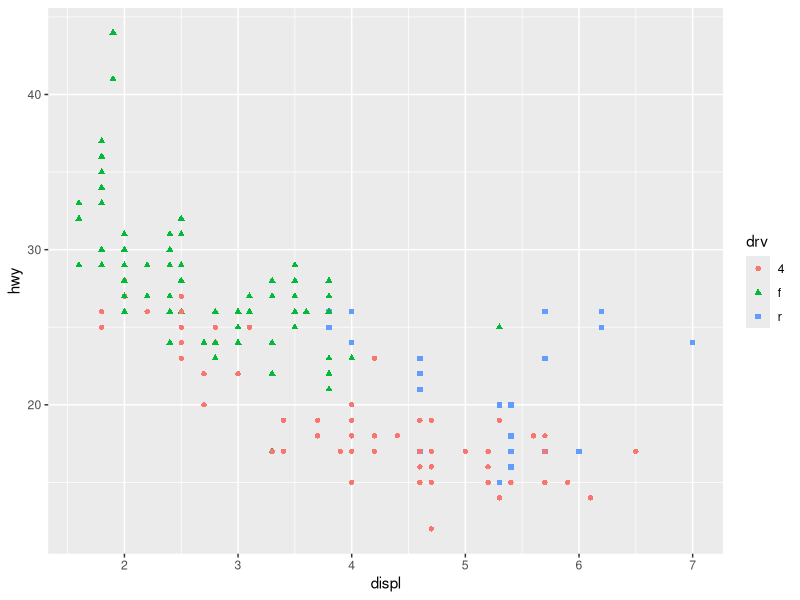
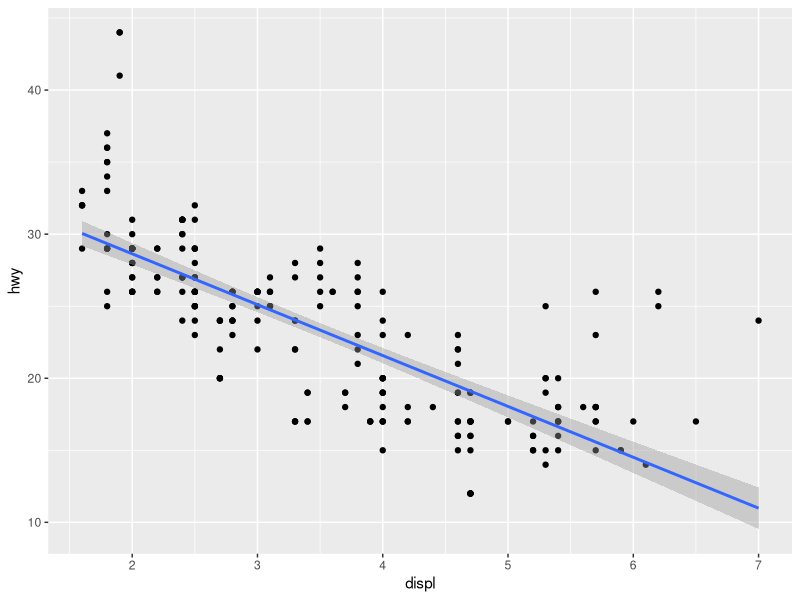
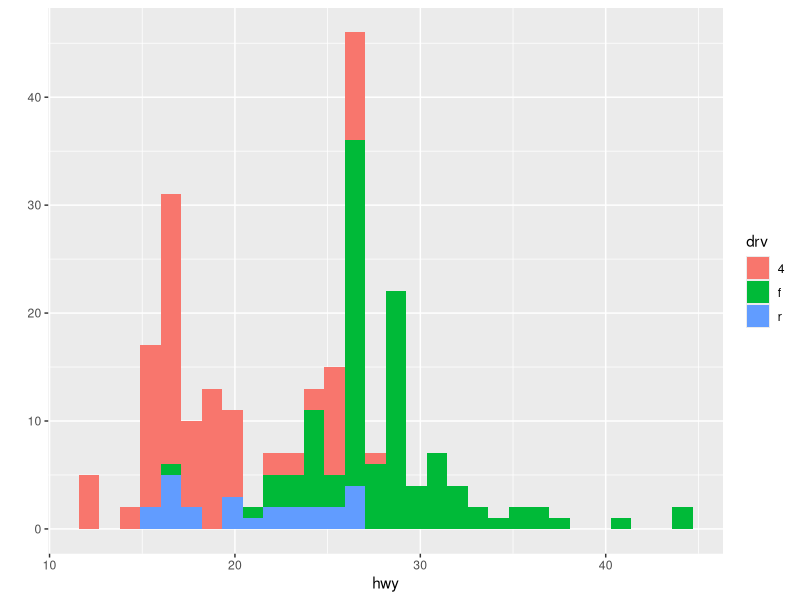
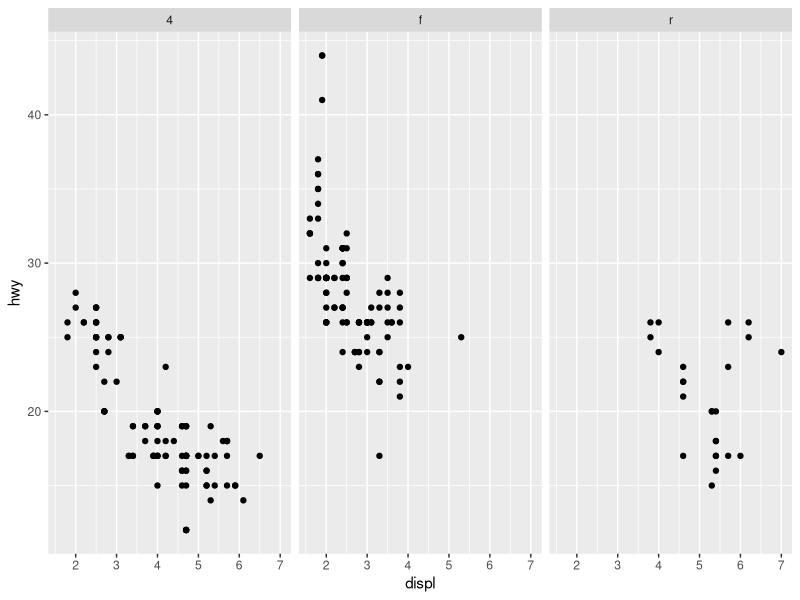
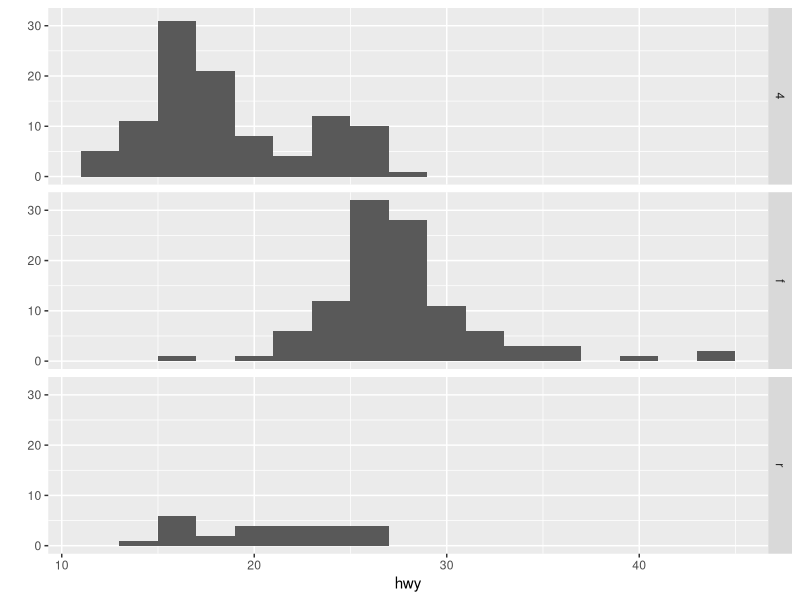

Recreate these plots in R, in order. (Note: this script raises an error after producing the figures.)
############ ggplot2 Plotting System #############################
library(ggplot2)# loads the ggplot2 package.
qplot(displ,hwy,data = mpg,color=drv,shape=drv)
# Adding statistics:geom=c("points","smooth")this adds a smoother
qplot(displ,hwy,data=mpg,geom=c("point","smooth"), method="lm")
# Histogram
qplot(hwy,data = mpg, fill=drv)
# facet this is used to split data according to factor variables.
qplot(displ, hwy, data = mpg, facets = . ~ drv)
qplot(hwy, data = mpg, facets = drv ~ ., binwidth=2)
## ggplot( ) function.
## g+geom_point() this takes information from g object and produces scatterplot.
## +geom_smooth()this adds low S mean curve with confidence interval.
g<-ggplot(data, aes(var1,var2))# initiates call to ggplot and specifies the 
# data frame that will be used.
# aes(var1,var2) specifies aesthetic mapping, or var1 as x varaiable, and 
# var2 as y variable.
# summary(g)  this displays summary of ggplot object.
# print(g) this returns error ("no layer on plot") which means the plot does
# not know how to draw the data yet.
# g + geom_point() this takes information from object and produces scatter plot
# method = "lm" changes the smooth curve to be linear regression
# size = 4, linetype = 3 can be specified to change the size/style of the line
# se = FALSE turns off confidence interval
# - + facet_grid(row ~ col) splits data into subplots by factor variables
# (see facets from qplot())

cutPts<- quantiles(df$cVar, seq(0,1,length=4), na.rm=TRUE) # this creats 
# quantiles where the continuous variable will be cut.
# seq(0,1,length=4) creates 4 quantile points
# na.rm = TRUE removes all NA values

df$newFactor<-cut(df$cVar, cutPts) # creates new categorical /factor variable
# by using the cutpoints

########## annotations ########################
# xlab(), ylab(), lab(), ggtitle() for labels and titles
labs(x=expression("log"*PM[2.5]), y="Nocturnal") # this specifies x and y labels
# expression() is used to produce mathematical expressions
# geom function is used for many options to modify
# theme() used for global changes in presentation.e.g theme(legend.position
# "none") and the standard themes are theme_gray()and theme_bw().
# base_family="Times" this is used to change font to Times

################## aesthetics#########################
# + geom_point(color,size,alpha) this specifies how the points are supposed to 
# be plotted on the graph (style).
# NB: this translates to geom_line()/other forms of plots.
# color = "steelblue" specifies color of the data points.
# aes(color = var1) wrapping color argument this way allows a factor variable to
# be assigned to the data points, thus subsetting it with different colors based 
# on factor variable values.
# size = 4 specifies size of the data points
# alpha = 0.5 specifies transparency of the data points

############# ggplot2 comprehensive example################
# initiates ggplot
library(ggplot2)
otim<- ggplot(women,aes(height, weight))
head(women)
otim + geom_point(alpha = 1/3) + facet_wrap # adds points
otim + facet_wrap(bmicat ~ no2dec, nrow = 2, ncol = 4) # make panels
otim + geom_smooth(method = "lm", se = F, col = "steelblue")# adds a smoother
otim + theme_bw(base_family = "Avenir", base_size = 10) # change theme
otim + labs(x = "Height in meteres")
otim + labs(y = "Weight in kg")
otim + labs(title = " Women in USA")

